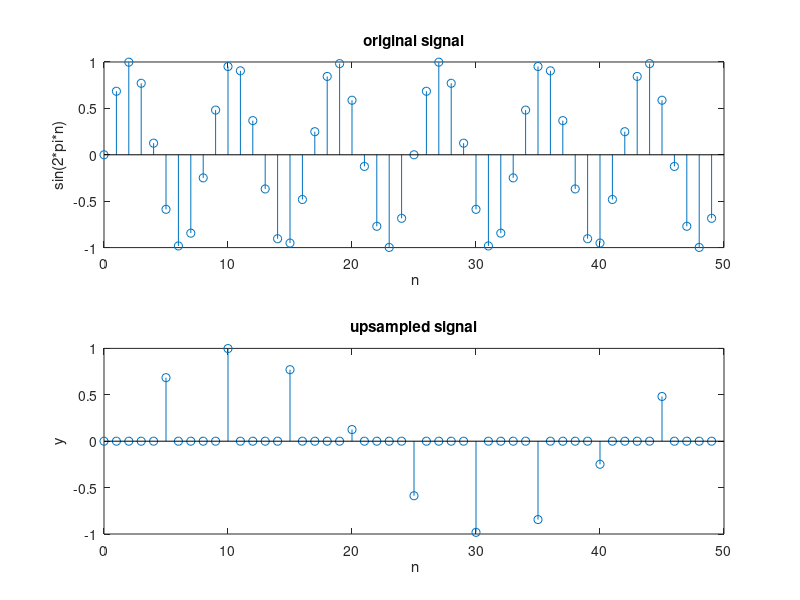

MATLAB code for this plot:
%upsampling

clear all;
close all;
clc;
n=0:49;
x=sin(2*pi*0.12*n);
a=input('enter the sampling factor');
y=zeros(1,a*length(x));
y([1:a:length(y)])=x;
subplot(2,1,1);
stem(n,x);
title ('original signal');
xlabel(' n');
ylabel('sin(2*pi*n)');
subplot(2,1,2);
stem(n,y(1:length(x)));
title ('upsampled signal');
xlabel(' n');
ylabel('y');